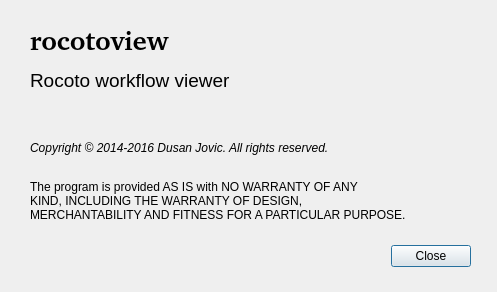
<?xml version="1.0" encoding="UTF-8"?>
<ui version="4.0">
 <class>AboutDialog</class>
 <widget class="QDialog" name="AboutDialog">
  <property name="geometry">
   <rect>
    <x>0</x>
    <y>0</y>
    <width>497</width>
    <height>292</height>
   </rect>
  </property>
  <property name="windowTitle">
   <string>About rocotoview</string>
  </property>
  <widget class="QDialogButtonBox" name="buttonBox">
   <property name="geometry">
    <rect>
     <x>380</x>
     <y>240</y>
     <width>91</width>
     <height>32</height>
    </rect>
   </property>
   <property name="orientation">
    <enum>Qt::Horizontal</enum>
   </property>
   <property name="standardButtons">
    <set>QDialogButtonBox::Close</set>
   </property>
  </widget>
  <widget class="QLabel" name="appname">
   <property name="geometry">
    <rect>
     <x>30</x>
     <y>30</y>
     <width>441</width>
     <height>20</height>
    </rect>
   </property>
   <property name="font">
    <font>
     <family>Bitstream Charter</family>
     <pointsize>20</pointsize>
     <weight>75</weight>
     <bold>true</bold>
    </font>
   </property>
   <property name="text">
    <string>rocotoview</string>
   </property>
  </widget>
  <widget class="QLabel" name="appdescription">
   <property name="geometry">
    <rect>
     <x>30</x>
     <y>70</y>
     <width>441</width>
     <height>20</height>
    </rect>
   </property>
   <property name="minimumSize">
    <size>
     <width>221</width>
     <height>0</height>
    </size>
   </property>
   <property name="font">
    <font>
     <pointsize>14</pointsize>
    </font>
   </property>
   <property name="text">
    <string>Rocoto workflow viewer</string>
   </property>
  </widget>
  <widget class="QLabel" name="author">
   <property name="geometry">
    <rect>
     <x>30</x>
     <y>140</y>
     <width>441</width>
     <height>16</height>
    </rect>
   </property>
   <property name="font">
    <font>
     <italic>true</italic>
    </font>
   </property>
   <property name="text">
    <string>Copyright © 2014-2016 Dusan Jovic. All rights reserved.</string>
   </property>
  </widget>
  <widget class="QLabel" name="label">
   <property name="geometry">
    <rect>
     <x>30</x>
     <y>170</y>
     <width>441</width>
     <height>61</height>
    </rect>
   </property>
   <property name="text">
    <string>The program is provided AS IS with NO WARRANTY OF ANY
KIND, INCLUDING THE WARRANTY OF DESIGN,
MERCHANTABILITY AND FITNESS FOR A PARTICULAR PURPOSE.</string>
   </property>
  </widget>
  <widget class="QLabel" name="appinfo">
   <property name="geometry">
    <rect>
     <x>30</x>
     <y>100</y>
     <width>441</width>
     <height>16</height>
    </rect>
   </property>
   <property name="text">
    <string/>
   </property>
  </widget>
 </widget>
 <resources/>
 <connections>
  <connection>
   <sender>buttonBox</sender>
   <signal>accepted()</signal>
   <receiver>AboutDialog</receiver>
   <slot>accept()</slot>
   <hints>
    <hint type="sourcelabel">
     <x>248</x>
     <y>254</y>
    </hint>
    <hint type="destinationlabel">
     <x>157</x>
     <y>274</y>
    </hint>
   </hints>
  </connection>
  <connection>
   <sender>buttonBox</sender>
   <signal>rejected()</signal>
   <receiver>AboutDialog</receiver>
   <slot>reject()</slot>
   <hints>
    <hint type="sourcelabel">
     <x>316</x>
     <y>260</y>
    </hint>
    <hint type="destinationlabel">
     <x>286</x>
     <y>274</y>
    </hint>
   </hints>
  </connection>
 </connections>
</ui>
